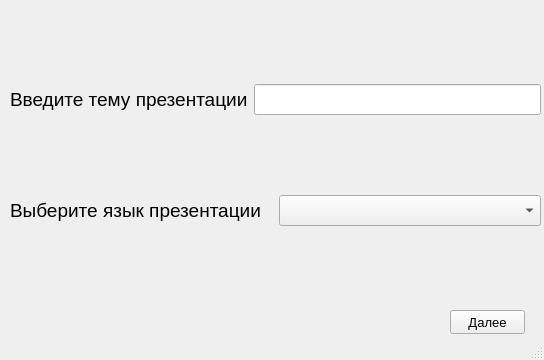
<?xml version="1.0" encoding="UTF-8"?>
<ui version="4.0">
 <class>MainWindow</class>
 <widget class="QMainWindow" name="MainWindow">
  <property name="enabled">
   <bool>true</bool>
  </property>
  <property name="geometry">
   <rect>
    <x>0</x>
    <y>0</y>
    <width>544</width>
    <height>360</height>
   </rect>
  </property>
  <property name="minimumSize">
   <size>
    <width>544</width>
    <height>360</height>
   </size>
  </property>
  <property name="maximumSize">
   <size>
    <width>544</width>
    <height>360</height>
   </size>
  </property>
  <property name="windowTitle">
   <string>Presentation Maker</string>
  </property>
  <widget class="QWidget" name="centralwidget">
   <widget class="QWidget" name="verticalLayoutWidget">
    <property name="geometry">
     <rect>
      <x>10</x>
      <y>10</y>
      <width>531</width>
      <height>291</height>
     </rect>
    </property>
    <layout class="QVBoxLayout" name="verticalLayout">
     <item>
      <layout class="QHBoxLayout" name="horizontalLayout">
       <item>
        <widget class="QLabel" name="label">
         <property name="font">
          <font>
           <family>Tahoma</family>
           <pointsize>14</pointsize>
          </font>
         </property>
         <property name="autoFillBackground">
          <bool>false</bool>
         </property>
         <property name="text">
          <string>Введите тему презентации</string>
         </property>
         <property name="margin">
          <number>15</number>
         </property>
        </widget>
       </item>
       <item>
        <widget class="QLineEdit" name="lineEdit">
         <property name="font">
          <font>
           <family>Tahoma</family>
           <pointsize>14</pointsize>
          </font>
         </property>
        </widget>
       </item>
      </layout>
     </item>
     <item>
      <layout class="QHBoxLayout" name="horizontalLayout_2">
       <item>
        <widget class="QLabel" name="label_2">
         <property name="font">
          <font>
           <family>Tahoma</family>
           <pointsize>14</pointsize>
          </font>
         </property>
         <property name="autoFillBackground">
          <bool>false</bool>
         </property>
         <property name="text">
          <string>Выберите язык презентации</string>
         </property>
         <property name="margin">
          <number>15</number>
         </property>
        </widget>
       </item>
       <item>
        <widget class="QComboBox" name="comboBox">
         <property name="font">
          <font>
           <family>Tahoma</family>
           <pointsize>14</pointsize>
          </font>
         </property>
         <property name="editable">
          <bool>false</bool>
         </property>
         <property name="maxVisibleItems">
          <number>3</number>
         </property>
         <property name="maxCount">
          <number>3</number>
         </property>
        </widget>
       </item>
      </layout>
     </item>
    </layout>
   </widget>
   <widget class="QPushButton" name="NextButton">
    <property name="geometry">
     <rect>
      <x>450</x>
      <y>310</y>
      <width>75</width>
      <height>24</height>
     </rect>
    </property>
    <property name="sizePolicy">
     <sizepolicy hsizetype="Maximum" vsizetype="Fixed">
      <horstretch>0</horstretch>
      <verstretch>0</verstretch>
     </sizepolicy>
    </property>
    <property name="font">
     <font>
      <family>Tahoma</family>
      <pointsize>10</pointsize>
     </font>
    </property>
    <property name="layoutDirection">
     <enum>Qt::LeftToRight</enum>
    </property>
    <property name="text">
     <string>Далее</string>
    </property>
    <property name="checkable">
     <bool>false</bool>
    </property>
    <property name="checked">
     <bool>false</bool>
    </property>
    <property name="autoDefault">
     <bool>false</bool>
    </property>
   </widget>
  </widget>
  <widget class="QStatusBar" name="statusbar"/>
 </widget>
 <resources/>
 <connections/>
</ui>
